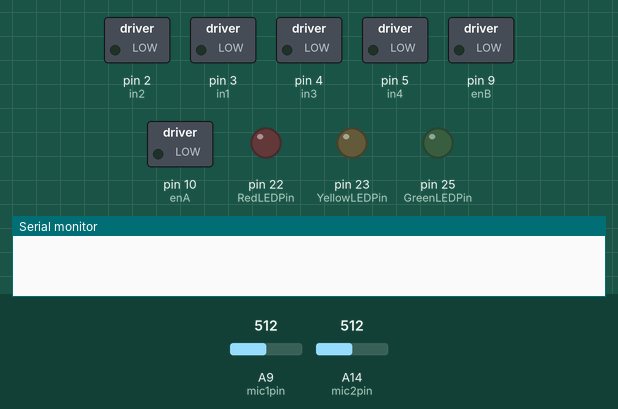
The sketch below on a simulated Arduino Mega 2560, built with avr-gcc and run on an emulated ATmega2560. Parts: switched loads named in the sketch (green lamp = pin HIGH), output pins drawn as LEDs (lit = HIGH), the last lines printed to the serial monitor. The inputs (shaded band) are chosen by the test bench; at power-on: A9 (mic1pin) = 512, A14 (mic2pin) = 512.

Above: at 0.2 s.
At 4.9 s:
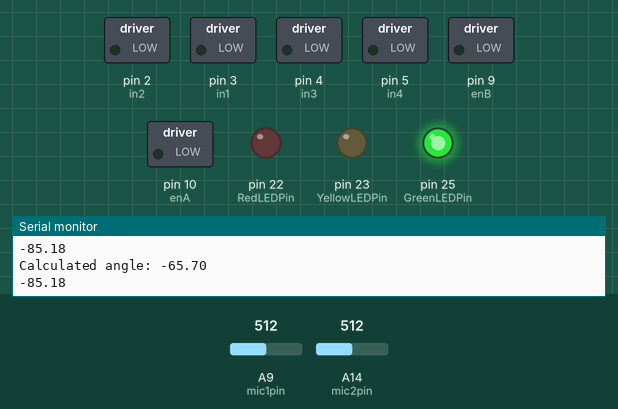
Timing chart, 0 to 7.2 s (numbered marks = the images above):
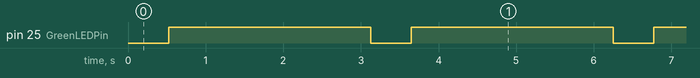

Measured:
- by itself, pin 25 (GreenLEDPin): alternates HIGH for 2.6 s and LOW for 0.52 s

The sketch:

AnechoicTest.ino
```cpp
#include <Arduino.h>
#include <math.h>
// Constant Variables for Microphone Pins //

const int mic1pin = A9; // Right
const int mic2pin = A14; // Left
const int mic3pin = A11; // Rear Centre

/// Right Motor ///
const int enA = 10;
const int in1 = 3;
const int in2 = 2;

/// Left Motor ///
const int enB = 9;
const int in3 = 4;
const int in4 = 5;


const int RedLEDPin = 22; // Red LED
const int YellowLEDPin = 23; // Yellow LED
const int GreenLEDPin = 25; // Green LED

const int sampleWindow = 3000; // time to take samples
int mic1; // Mic 1 Value
int mic2; // Mic 2 Value
int mic3; // Mic 3 Value

// Physical Constants //

float FS = 31250.0; // sampling frequency approx
float d = 0.25; // distance between mics
float Vs = 343.14; // Speed of sound m/s


// Timing Values //

double tsm;                       // measured sampling delta time (s)

unsigned long start_time;         // time in milliseconds at start of sample window (since program started)
unsigned long current_time;       // current time in milliseconds (since program started)

unsigned long sample_time_start;  // Time at start of N samples
unsigned long sample_time_end;    // Time at end of N samples over M channels

// Cross Correlation Calculation Variables //

const int N = 400;        // Number of samples per cc calculation
const int N3 = 400;       // Number of samples for mic 3 STE
float oneByN = 1.0 / N;
float oneByFS = 1.0 / FS;
float VsByd = Vs / d;
int count;                // Number of loops to calculate mean of cc values over time

float sample1[N];        // Input buffer array - Mic 1
float sample2[N];        // Input buffer array - Mic 2
float sample3[N];        // Input buffer array - Mic 3

// Filter and Threshold Values //

float energyThreshold = 1265000.00 ; // frame size 100 (6280000.00)  frame size 200 (12510000)  1285000.00
float crossingThreshold = 0.16;
const int FILTER_SIZE = 3;
float angle_buffer[FILTER_SIZE];
int buffer_index = 0;
bool buffer_full = false;
long rearThreshold = 1270000.00; // threshold for mic 3 energy to change from phase difference to magnitude approach

const int MAX_ITERATIONS = 24; // Adjust as needed based on expected max iterations
float angle_array[MAX_ITERATIONS]; // To store all collected angles

////////////////////////////// Motor Constants //////////////////////////////
int baseSpeed = 10; // Base Speed that the motor will run at when not altered
int kp = 3; // Constant of Proportionality - (Adjust to change how aggressive motor angle change is)
float prevAngle;
float direction;

int index = 0;

void setup() {


  // Initialise motor pins as output
  pinMode(enA, OUTPUT);
  pinMode(in1, OUTPUT);
  pinMode(in2, OUTPUT);
  pinMode(enB, OUTPUT);
  pinMode(in3, OUTPUT);
  pinMode(in4, OUTPUT);

	// Turn off motors - Initial state
	digitalWrite(in1, LOW);
	digitalWrite(in2, LOW);
	digitalWrite(in3, LOW);
	digitalWrite(in4, LOW);


  // Set LED pins as output
  pinMode(RedLEDPin, OUTPUT);
  pinMode(YellowLEDPin, OUTPUT);
  pinMode(GreenLEDPin, OUTPUT);

  //TCCR2B=(TCCR2B&248)|2;    //prescaler=1 62500Hz, 2 ~8000Hz

  // initialise ADC to increase max sampling rate to approx. 62.5 kHz
  ADCSRA = 0b10000100;  // set prescaler to 16 to increase sampling rate
  ADCSRB = 0b00000000;  // enable ADC free running mode
  ADMUX |= (1 << ADLAR);  // Left align ADC value (only read highest 8 bits)
  Serial.flush();
  Serial.begin(921600);  // initialize serial communication for debugging

  //delay(15000);
}


void loop() {

  // STE Thresholds:
  // go to isSoundPlayingSTE and uncomment print
  // adjust thresholds above
  //collectAndAngle();

  // ZCR Thresholds:
  // go to isSoundPlayingZCR and uncomment print
  // adjust thresholds above
  //collectAndAngle();

  // Angle Error correction:
  // make sure nothing else is printing
  // test with motors connected but halted
  collectAndAngle();

  // Motor Turn time:
  // go to function and adjust turn time as needed
  // check wiring and switch if L&R reversed then change code. if F&B reversed change wiring

  /*if (index < 1){

    //Right turn or left dependent on wiring
    updateMotorsRT();
    //updateMotorsLT();


    // ST function is endless add timer from LT or RT to limit if needed
    //updateMotorsST();
    index = 5;
  }else{
    updateMotorsHALT();
  }*/


}

float STEMic3(){

  for (int i = 0; i < N3; i++){
    sample3[i] = analogRead(mic3pin)-86;
  }

  int frameSize3 = 20;  // Number of samples per frame. Increase value to reduce sensitivity to peaks
  int numFrames3 = N3 / frameSize3;
  float maxEnergy3 = 0.0;

  for (int i = 0; i < numFrames3; i++) {
    float energy3 = 0.0;
    for (int j = 0; j < frameSize3; j++) {
      int idx = i * frameSize3 + j;
      if (idx < N3) {
        energy3 += sample3[idx] * sample3[idx];
      }
    }
    if (energy3 > maxEnergy3) {
      maxEnergy3 = energy3;
    }
  }
  return (maxEnergy3);
}

float initialSTE(float data[], int N){
  int frameSize = 20;  // Increase value to reduce sensitivity to peaks
  int numFrames = N / frameSize;
  float maxEnergy = 0.0;

  for (int i = 0; i < numFrames; i++) {
    float energy = 0.0;
    for (int j = 0; j < frameSize; j++) {
      int idx = i * frameSize + j;
      if (idx < N) {
        energy += data[idx] * data[idx];
      }
    }
    if (energy > maxEnergy) {
      maxEnergy = energy;
    }
  }

  return (maxEnergy);
}

void updateAngleBuffer(float new_angle) {
  angle_buffer[buffer_index] = new_angle;
  buffer_index = (buffer_index + 1) % FILTER_SIZE;
  if (buffer_index == 0) {
    buffer_full = true;
  }
}

void normalise(float data[], int N) {
  float maxV = data[0];
  float minV = data[0];
  float targetMax = 127;
  float targetMin = -127;
  float range = 0;

  // Find maximum and minimum values
  for (int i = 1; i < N; i++) {
    if (data[i] > maxV) maxV = data[i];
    if (data[i] < minV) minV = data[i];
  }

  range = maxV - minV;

  // Normalize if range is sufficient
  if (range >= 8) {
    float scale = (targetMax - targetMin) / range;
    for (int i = 0; i < N; i++) {
      data[i] = (data[i] - minV)* scale + targetMin;

      //data[i] = map(data[i], minV, maxV, targetMin, targetMax);
    }
  }
}

void zeroMean(float data[], int N) {
  float sum = 0;
  for (int i = 0; i < N; i++) {
    sum += data[i];
  }
  float mean = sum / (float)N;
  for (int i = 0; i < N; i++) {
    data[i] -= mean;
  }
}

bool isSoundPlayingSTE(float data[], int N, float energyThreshold) {
  int frameSize = 20;  // Increase value to reduce sensitivity to peaks
  int numFrames = N / frameSize;
  float maxEnergy = 0.0;

  for (int i = 0; i < numFrames; i++) {
    float energy = 0.0;
    for (int j = 0; j < frameSize; j++) {
      int idx = i * frameSize + j;
      if (idx < N) {
        energy += data[idx] * data[idx];
      }
    }
    if (energy > maxEnergy) {
      maxEnergy = energy;
    }
  }
  //Serial.println(maxEnergy);
  return (maxEnergy > energyThreshold);
}

bool isSoundPlayingZCR(float data[], int N, float threshold) {
  int zeroCrossings = 0;
  for (int i = 1; i < N; i++) {
    if ((data[i - 1] >= 0 && data[i] < 0) || (data[i - 1] < 0 && data[i] >= 0)) {
      zeroCrossings++;
    }
  }
  float zcr = (float)zeroCrossings / N;
  //Serial.println(zcr);
  return (zcr < threshold);
}

float cross_correlation_lag(float x1[], float x2[]){

  int a2, b, lag_max, magshift;
  float bmin, shift, shift_zero, bmax, cc_max, threshold, lag_estimate;

  shift = 20;
  shift_zero = 0;
  int cc_size = 2 * shift + 1;
  float cc[cc_size];

  // Calculate threshold based on the maximum possible cross-correlation value
  float max_possible_value = 0;
  for (int i = 0; i < N; i++) {
    max_possible_value += (x1[i] * x2[i]);
  }
  threshold = abs(max_possible_value) * 0.5; // set the percentage threshold

  // Main Cross-correlation calculation in nested for-loop
  for (int a = 0; a < (2 * shift + 1); a++){
    int a2 = a - shift;
    bmin = max(0, -a2);
    bmax = min(N, N - a2);
    cc[a] = 0;

    if (bmin >= bmax){
      continue;
    }
    for (b = bmin; b < bmax; b++){
      cc[a] += (x1[b + a2] * x2[b]);
    }

    // Apply threshold
    if (abs(cc[a]) < threshold) {
      cc[a] = 0;
    }
    //Serial.println(cc[a]);
  }
  // Calculate sample delay between inputs using lag value at maximum cross-correlation
  lag_max = 0;
  cc_max = 0; //cc[lag_max];

  // Find max value in cc array
  for (int i = 1; i < cc_size; i++){
    if (abs(cc[i]) > abs(cc_max)){
      cc_max = cc[i];
      lag_max = i;
    }
  }
  // Parametric Smoothing around Max Value
  if (lag_max > 0 && lag_max < cc_size - 1) {
    float y1 = cc[lag_max - 1];
    float y2 = cc[lag_max];
    float y3 = cc[lag_max + 1];

    float numerator = y1 - y3;
    float denominator = 2 * (y1 - 2 * y2 + y3);

    float delta = 0.0;
    if (denominator != 0) {
      delta = numerator / denominator;
    }
    lag_estimate = (lag_max - shift) + delta;
    // Use lag_estimate in subsequent calculations
  } else{
    lag_estimate = lag_max - shift;
  }
  //Serial.print("Calculated lag: ");
  //Serial.println(lag_estimate);

  // Verify if lag is within physically possible limits
  float max_lag = ((d / Vs) * FS) ;
  if (abs(lag_estimate) > max_lag) {
    Serial.println("Lag exceeds maximum possible value. Check signals and cross-correlation.");
    // Handle error accordingly
  }

  // Calculate time delay
  float delta_t = lag_estimate * oneByFS;

  // Adjust for ADC read delay
  float adc_read_delay = 24e-6;
  float delta_t_adjusted = delta_t - adc_read_delay;

  // Print adjusted time delay
  //Serial.print("Time delay (delta_t): ");
  //Serial.println(delta_t, 8);
  //Serial.print("Adjusted time delay (delta_t_adjusted): ");
  //Serial.println(delta_t_adjusted, 8);

  // Calculate argument for asin, ensure it is within valid range
  float argument = VsByd * delta_t_adjusted;
  //Serial.print("Argument for asin: ");
  //Serial.println(argument, 6);

  // Check if argument is within valid range
  if (argument > 1.0) {
      Serial.println("Argument exceeds 1.0, setting to 1.0");
      argument = 1.0;
  } else if (argument < -1.0) {
      Serial.println("Argument is less than -1.0, setting to -1.0");
      argument = -1.0;
  }

  // Calculate angle in radians
  float theta = asin(argument);

  // Convert angle to degrees
  float angle_degrees = theta * (180.0 / PI);

  Serial.print("Calculated angle: ");
  Serial.println(angle_degrees);

  //return angle;
  return angle_degrees;
}

float computeStandardDeviation(float data[], int size, float mean) {
  float sum = 0.0;
  for (int i = 0; i < size; i++) {
    sum += pow(data[i] - mean, 2);
  }
  return sqrt(sum / size);
}

float computeMean(float data[], int size) {
  float sum = 0.0;
  for (int i = 0; i < size; i++) {
    sum += data[i];
  }
  return sum / size;
}

void removeOutliers(float data[], int& size) {
  if (size <= 2) {
    // Not enough data
    Serial.println("Not enough values before outlier removal");
    return;
  }

  float mean = computeMean(data, size);
  float sd = computeStandardDeviation(data, size, mean);
  float threshold = 2 * sd;  // adjust coefficient depending on sens required

  // Create a new array for filtered data
  float filteredData[size];
  int filteredSize = 0;

  for (int i = 0; i < size; i++) {
    if (abs(data[i] - mean) <= threshold) {
      filteredData[filteredSize++] = data[i];
    }
  }
  // Filtered data back to array
  for (int i = 0; i < filteredSize; i++) {
    data[i] = filteredData[i];
  }
  size = filteredSize;

}

float computeMovingAverage() {
  int count = buffer_full ? FILTER_SIZE : buffer_index;
  //Serial.print(count);
  float sum = 0.0;
  for (int i = 0; i < count; i++) {
    sum += angle_buffer[i];
  }
  return sum / count;
}

float computeMedian(float data[], int size) {
  float temp[size];
  memcpy(temp, data, size * sizeof(float));

  // bubble sort
  for (int i = 0; i < size - 1; i++) {
    for (int j = i + 1; j < size; j++) {
      if (temp[i] > temp[j]) {
        float swap = temp[i];
        temp[i] = temp[j];
        temp[j] = swap;
      }
    }
  }
  // Compute median
  if (size % 2 == 0) {
    // Even
    return (temp[size / 2 - 1] + temp[size / 2]) / 2.0;
  } else {
    // Odd
    return temp[size / 2];
  }
}

float angleErrorCorrection (float theta){

  //float coeffs[] = {-3e-8, 3e-7, 6e-5, -0.0012, -0.067, 0.0};

  float coeffs[] = {-8e-9, 8e-7, 3e-5, -0.0028, -0.2342, 0.0};
  // Polynomial to adjust

  float error = theta *(theta *(theta *(theta *(theta *(coeffs[0])+coeffs[1])+coeffs[2])+coeffs[3])+coeffs[4])+coeffs[5];
  float correctedAngle = theta - error;
  return correctedAngle;
}

bool angleCompare(float angle){
  angle = abs(angle);
  prevAngle = abs(prevAngle);
  float angleChange = angle - prevAngle;

  if (angleChange > 30){
    prevAngle = angle;
    return false;

  } else if (angleChange <= 30){
    prevAngle = angle;
    return true;
  }
}

float collectAndAngle(){
  //Serial.flush();
  count = 0;    // Set/reset averaging counter
  start_time = 0;
  current_time = 0;

  /*for (int i = 0; i < N; i++){
    sample1[i] = 0;
    sample2[i] = 0;
  }*/
  digitalWrite(GreenLEDPin, LOW);
  // Initialise time current loop
  start_time = millis();
  current_time = millis();

  // Read microphone 1&2
  while( current_time - start_time < sampleWindow){
    //Serial.println(current_time - start_time);
    for (int i = 0; i < N; i++){
      sample1[i] = analogRead(mic1pin)-86;
      sample2[i] = analogRead(mic2pin)-86;
    }

    /*for (int i = 0; i < N; i++){
      Serial.println(sample1[i]);
      //Serial.println(sample2[i]);
    }*/

    // Check if sound is playing
    if (isSoundPlayingSTE(sample1, N, energyThreshold) || isSoundPlayingSTE(sample2, N, energyThreshold)){
      // normalise sampled data
      normalise(sample1, N);
      normalise(sample2, N);

      zeroMean(sample1, N);
      zeroMean(sample2, N);
    } else{
      //Serial.println("STE");

      current_time = millis();
      continue;
    }
    if (isSoundPlayingZCR(sample1, N, crossingThreshold) || isSoundPlayingZCR(sample2, N, crossingThreshold)){
      // Green LED on when listening

      //Serial.println("Sound playing");
      // CC angle calculation and error correction
      float angle = angleErrorCorrection(cross_correlation_lag(sample1,sample2));
      digitalWrite(GreenLEDPin, HIGH);

      // Add angle to array
      if (count < MAX_ITERATIONS) {
        updateAngleBuffer(angle);
        angle_array[count] = angle;
        Serial.println(angle);
        count++;  // increment counter for averaging
        //Serial.println(count);
      } else {
        Serial.println("Warning: Exceeded maximum iterations. Consider increasing MAX_ITERATIONS.");
        break;
      }
    } else{
      //Serial.println("Volume too low; skipping this iteration.");
      //Serial.println("ZCR");

      current_time = millis();
      continue;
    }
    current_time = millis();    // time at end of averaging
  }
  /*for (int i = 0 ; i < count ; i++){
    Serial.print(angle_array[i]);
  }*/
  removeOutliers(angle_array, count);

  // Check if enough data remains after outlier removal
  if (count < 2 ) {
    Serial.println("No valid angles after outlier removal.");
    // Handle as appropriate
    return;
  }
  // Mean vs Moving average depending on testing results
  float median_angle = computeMedian(angle_array, count);
  float filtered_angle = computeMovingAverage();
  //Serial.println(filtered_angle);

  //Angle sanity check for excessive change
  /*if (!(angleCompare(filtered_angle))){
    return;
    }else{
      //Serial.println(filtered_angle);
    }
  return filtered_angle;*/
}

///// MOTOR CONTROL FUNCTIONS /////

void updateMotorsHALT(){
  digitalWrite(in2, HIGH);
	digitalWrite(in1, LOW);
	digitalWrite(in4, HIGH);
	digitalWrite(in3, LOW);

  /*int SpeedR = baseSpeed + adjustment;
  int SpeedL = baseSpeed - adjustment;

  analogWrite(enA,SpeedR);
  analogWrite(enB,SpeedL);*/

  digitalWrite(enA, LOW);
  digitalWrite(enB, LOW);
}

void updateMotorsST(){
  digitalWrite(in2, HIGH);
	digitalWrite(in1, LOW);
	digitalWrite(in4, HIGH);
	digitalWrite(in3, LOW);

  /*int SpeedR = baseSpeed + adjustment;
  int SpeedL = baseSpeed - adjustment;

  analogWrite(enA,SpeedR);
  analogWrite(enB,SpeedL);*/

  digitalWrite(enA, HIGH);
  digitalWrite(enB, HIGH);

}

void updateMotorsLT(){
  digitalWrite(in2, HIGH);
	digitalWrite(in1, LOW);
	digitalWrite(in4, HIGH);
	digitalWrite(in3, LOW);

  bool Timer = false;


  long turnTime = 2000;

  unsigned long sMotorTime = millis();
  unsigned long cMotorTime = sMotorTime;

  /*int SpeedR = baseSpeed + adjustment;
  int SpeedL = baseSpeed - adjustment;

  analogWrite(enA,SpeedR);
  analogWrite(enB,SpeedL);*/

  digitalWrite(enA, HIGH);
  digitalWrite(enB, LOW);

  while (!Timer){
    if ((cMotorTime - sMotorTime) >= turnTime) {
      Timer = true;
      //Serial.print("Time Done 1");
    }else{
      Timer = false;
      cMotorTime = millis();
      //Serial.println(cMotorTime);
    }
  }

  updateMotorsHALT();

}

void updateMotorsRT(){
  digitalWrite(in2, HIGH);
	digitalWrite(in1, LOW);
	digitalWrite(in4, HIGH);
	digitalWrite(in3, LOW);

  bool Timer = false;


  long turnTime = 2000;

  unsigned long sMotorTime = millis();
  unsigned long cMotorTime = sMotorTime;

  /*int SpeedR = baseSpeed + adjustment;
  int SpeedL = baseSpeed - adjustment;

  analogWrite(enA,SpeedR);
  analogWrite(enB,SpeedL);*/

  digitalWrite(enA, LOW);
  digitalWrite(enB, HIGH);

  while (!Timer){
    if ((cMotorTime - sMotorTime) >= turnTime) {
      Timer = true;
      //Serial.print("Time Done 1");
    }else{
      Timer = false;
      cMotorTime = millis();
      //Serial.println(cMotorTime);
    }
  }

  updateMotorsHALT();

}

// Analogwrite based motor functions //

void updateMotors(int adjustment){
  digitalWrite(in2, HIGH);
	digitalWrite(in1, LOW);
	digitalWrite(in4, HIGH);
	digitalWrite(in3, LOW);

  int SpeedR = baseSpeed + adjustment;
  int SpeedL = baseSpeed - adjustment;

  analogWrite(enA,SpeedR);
  analogWrite(enB,SpeedL);
}

void moveTowardsAngle(float angle){


  /*if (angle <= 5){
    return;
  } else{
  }*/
  //float anglecons = constrain(angle,-90, 90);  // Ensure angle doesnt exceed maximum
  int adjustment = angle * kp;
  int SpeedR = baseSpeed + adjustment;
  int SpeedL = baseSpeed - adjustment;
  bool Timer = false;


  long turnTime = 100;

  //unsigned long sMotorTime = millis();
  //unsigned long cMotorTime = sMotorTime;


  updateMotors(adjustment);


  /*while (!Timer){
    if ((cMotorTime - sMotorTime) >= turnTime) {
      Timer = true;
      //Serial.print("Time Done 2");

    }
      else{
        Timer = false;
        cMotorTime = millis();
    }
  }

  updateMotors(-adjustment);

  Timer = false;
  sMotorTime = millis();
  cMotorTime = sMotorTime;

  while (!Timer){
    if ((cMotorTime - sMotorTime) >= turnTime) {
      Timer = true;
      //Serial.print("Time Done 2");

    }
      else{
        Timer = false;
        cMotorTime = millis();
    }
  }
  //Serial.print("Function Done");


  /*int angleR = 0;
  angleR = angle;
  Serial.print(angleR);
  if (angleR < -5){
    updateMotorsRT();
    Serial.print("RT");
  } else if (angleR > 5){
      updateMotorsLT();
      Serial.print("LT");
  } else{
      updateMotorsST();
      Serial.print("ST");
  }*/

}
```
